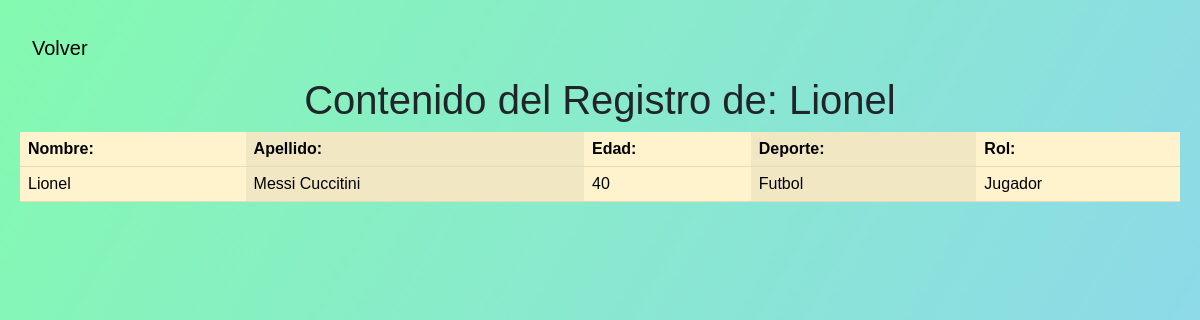
Page /registro/76/ on the committed database.
### dawnbem/models.py (models this page shows, shortened)
class Registro(models.Model):
    nombre = models.CharField(max_length=50)
    apellido = models.CharField(max_length=50)
    edad = models.PositiveIntegerField()
    EscogerDeporte = models.CharField(max_length=10, choices=[(tag.value, tag.value) for tag in EscogerDeporte], blank=True, null=True)
    EleccionDeRol = models.CharField(max_length=20, choices=[(tag.value, tag.value) for tag in EleccionDeRol], blank=True, null=True)

### dawnbem/views.py (the view)
# urls.py: path('registro/<int:id>/', views.registro_detail, name='registroDetail'),
def registro_detail(request,id):
    registro = Registro.objects.get(id=id)
    context = {'registro': registro}
    return render(request, 'registroDetail.html', context)

### templates/registroDetail.html (shortened to what this page needs)
{% block contenido %}
    <link href="https://cdn.jsdelivr.net/npm/bootstrap@5.3.0/dist/css/bootstrap.min.css" rel="stylesheet">
    <header>
            <nav class="navbar navbar-expand-lg ">
                <div class="container-fluid">
                  <a class="navbar-brand" href="{% url 'registroNuevo' %}">Volver</a>
                </div>
              </nav>
    </header>
    <h1>Contenido del Registro de: {{ registro.nombre }}</h1>
    <table class="table table-warning table-striped-columns">
        <thead>
            <tr>
                <th>Nombre:</th>
                <th>Apellido:</th>
                <th>Edad:</th>
                <th>Deporte:</th>
                <th>Rol:</th>
            </tr>
        </thead>
        <tbody>
            <tr>
                <td>{{ registro.nombre }}</td>
                <td>{{ registro.apellido }}</td>
                <td>{{ registro.edad }}</td>
                <td>{{ registro.EscogerDeporte }}</td>
                <td>{{ registro.EleccionDeRol }}</td>
            </tr>
        </tbody>
    </table>
{% endblock %}

### templates/registroDetail.html (style rules this page uses)
h1 { text-align: center; }

### rows in the picture
Registro: nombre "Lionel", apellido "Messi Cuccitini", edad "40", EscogerDeporte "Futbol", EleccionDeRol "Jugador"
